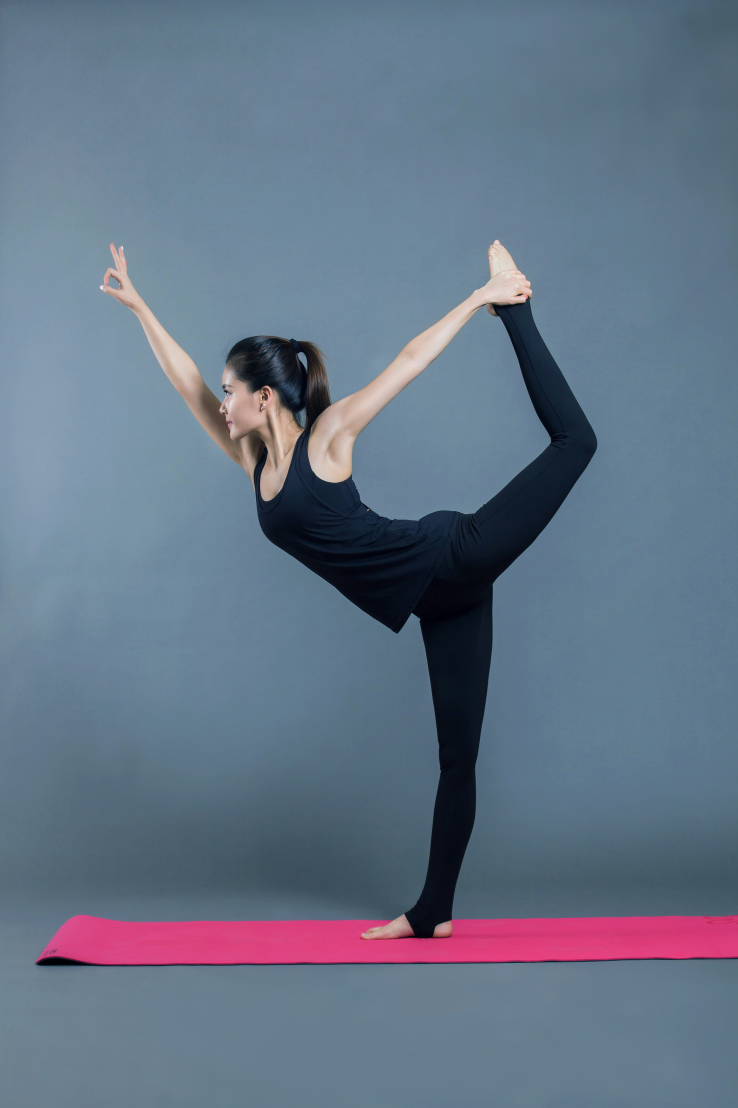
#> input picture media/pose1.jpg, 3690 x 5536 px (shown at 1/5 size)
$ jupyter execute --allow-errors OpenPose.ipynb
#> lines starting #> are read from the running program, lines starting #| are printed output that depends on the picture
[cell 1]
import cv2
import matplotlib.pyplot as plt

#> (a cell that did not finish here is left out)

[cell 3]
inWidth = 368
inHeight = 368
thr = 0.11

[cell 4]
BODY_PARTS = { "Nose": 0, "Neck": 1, "RShoulder": 2, "RElbow": 3, "RWrist": 4,
                   "LShoulder": 5, "LElbow": 6, "LWrist": 7, "RHip": 8, "RKnee": 9,
                   "RAnkle": 10, "LHip": 11, "LKnee": 12, "LAnkle": 13, "REye": 14,
                   "LEye": 15, "REar": 16, "LEar": 17, "Background": 18 }

POSE_PAIRS = [ ["Neck", "RShoulder"], ["Neck", "LShoulder"], ["RShoulder", "RElbow"],
                   ["RElbow", "RWrist"], ["LShoulder", "LElbow"], ["LElbow", "LWrist"],
                   ["Neck", "RHip"], ["RHip", "RKnee"], ["RKnee", "RAnkle"], ["Neck", "LHip"],
                   ["LHip", "LKnee"], ["LKnee", "LAnkle"], ["Neck", "Nose"], ["Nose", "REye"],
                   ["REye", "REar"], ["Nose", "LEye"], ["LEye", "LEar"] ]

[cell 5]
img = cv2.imread("media/pose1.jpg")
#> img is the input picture: shape (5536, 3690, 3); mean B, G, R 135.2, 116.3, 101
#> (the rest of this cell did not finish here and is left out)

[cell 6]
def pose_estimation(frame):
    frameWidth = frame.shape[1]
#> frameWidth = 3690
    frameHeight = frame.shape[0]
#> frameHeight = 5536
    net.setInput(cv2.dnn.blobFromImage(frame, 1.0, (inWidth, inHeight), (127.5, 127.5, 127.5), swapRB=True, crop=False))
    out = net.forward()
    out = out[:, :19, :, :]

    assert(len(BODY_PARTS) == out.shape[1])

    points = []

    for i in range(len(BODY_PARTS)):
        # Slice heatmap of corresponding body's part.
        heatMap = out[0, i, :, :]

        # Originally, we try to find all the local maximums. To simplify a sample
        # we just find a global one. However only a single pose at the same time
        # could be detected this way.
        _, conf, _, point = cv2.minMaxLoc(heatMap)
        x = (frameWidth * point[0]) / out.shape[3]
        y = (frameHeight * point[1]) / out.shape[2]

        # Add a point if it's confidence is higher than threshold.
        points.append((int(x), int(y)) if conf > thr else None)

    for pair in POSE_PAIRS:
        partFrom = pair[0]
        partTo = pair[1]
        assert(partFrom in BODY_PARTS)
        assert(partTo in BODY_PARTS)

        idFrom = BODY_PARTS[partFrom]
        idTo = BODY_PARTS[partTo]

        if points[idFrom] and points[idTo]:
            cv2.line(frame, points[idFrom], points[idTo], (0, 255, 0), 3)
            cv2.ellipse(frame, points[idFrom], (3, 3), 0, 0, 360, (0, 0, 255), cv2.FILLED)
            cv2.ellipse(frame, points[idTo], (3, 3), 0, 0, 360, (0, 0, 255), cv2.FILLED)

    t, _ = net.getPerfProfile()
    freq = cv2.getTickFrequency() / 1000
    cv2.putText(frame, '%.2fms' % (t / freq), (10, 20), cv2.FONT_HERSHEY_SIMPLEX, 0.5, (0, 0, 0))

    return frame

#> (a cell that did not finish here is left out)

[cell 8]
img = cv2.imread("media/pose3.jpg")
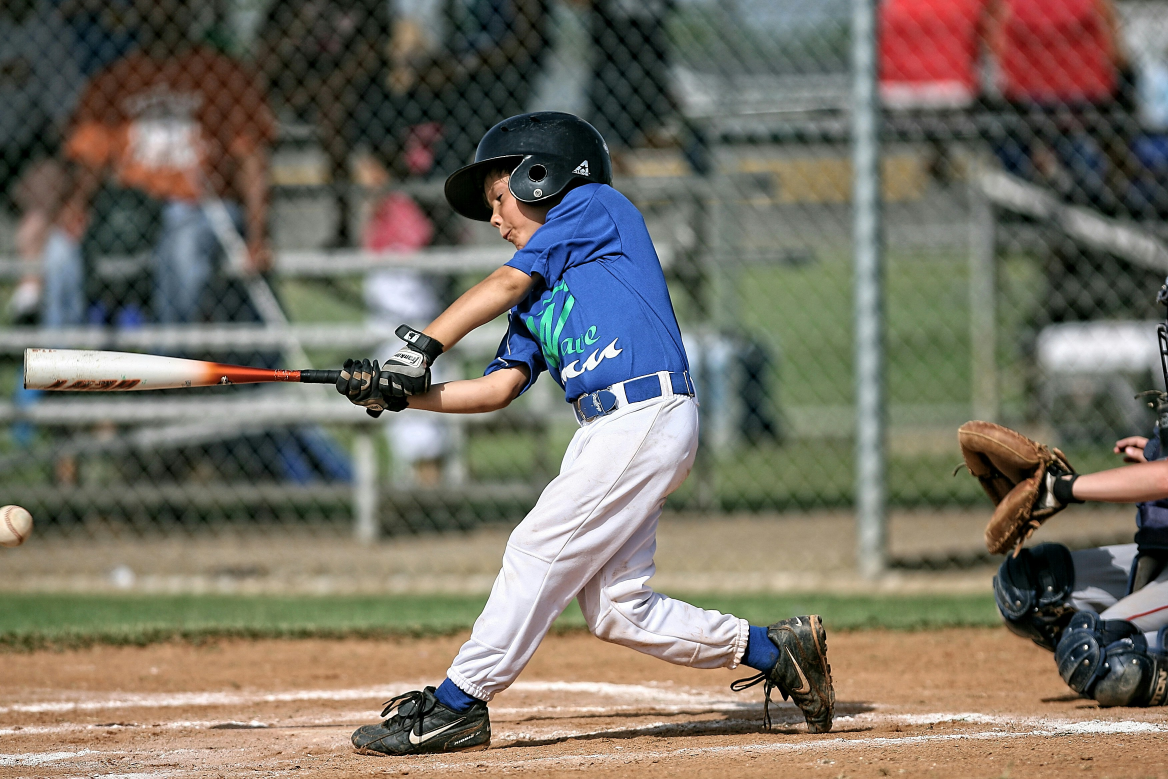
#> input picture media/pose3.jpg, 3504 x 2336 px (shown at 1/3 size)
#> img is the input picture: shape (2336, 3504, 3); mean B, G, R 100.9, 112.4, 118.1
#> (the rest of this cell did not finish here and is left out)

[cell 9]
img = cv2.imread("media/pose4.jpg")
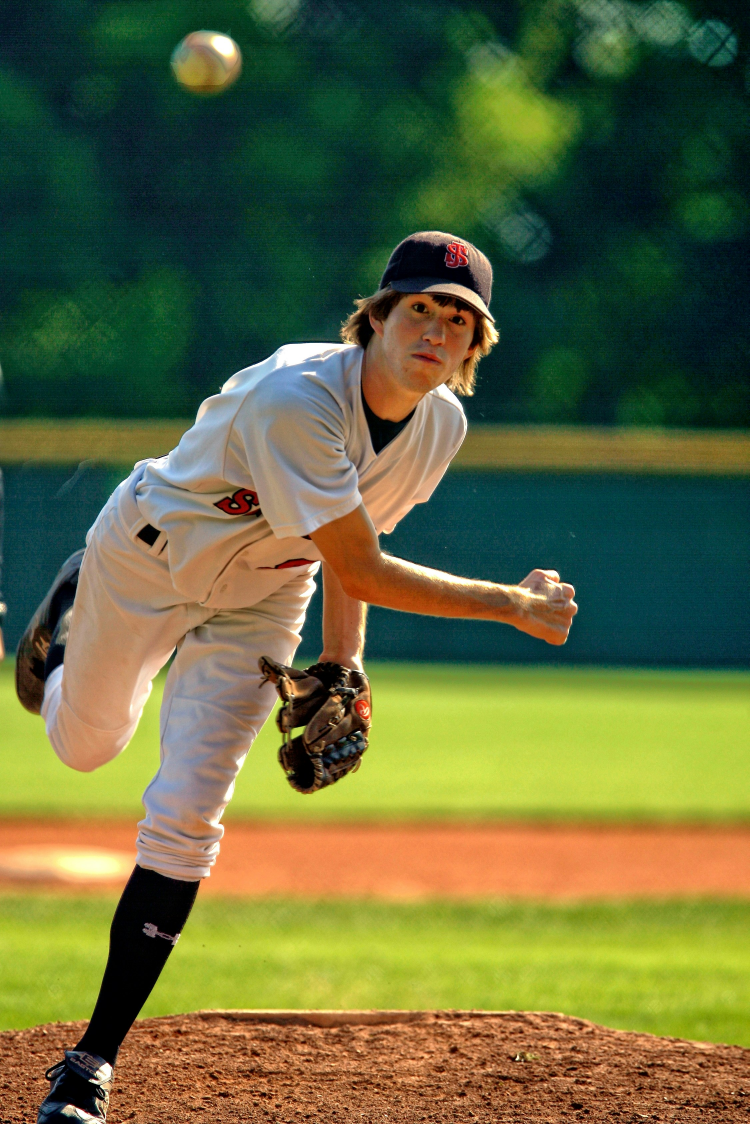
#> input picture media/pose4.jpg, 2248 x 3372 px (shown at 1/3 size)
#> img is the input picture: shape (3372, 2248, 3); mean B, G, R 60.6, 104.9, 99
#> (the rest of this cell did not finish here and is left out)

[cell 10]
img = cv2.imread("media/pose7.jpg")
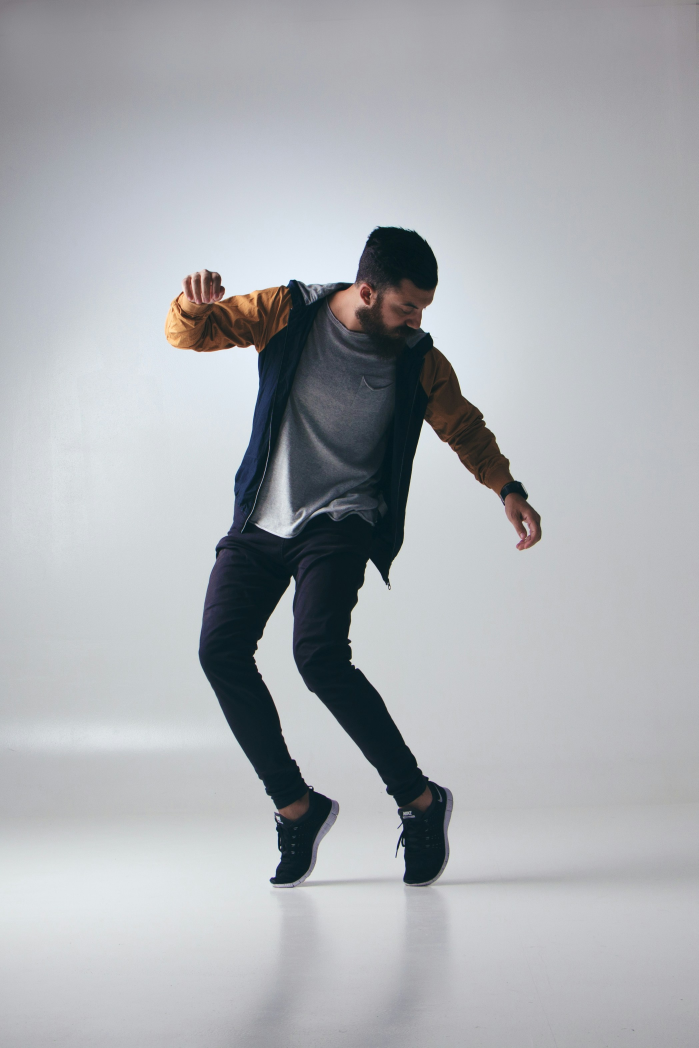
#> input picture media/pose7.jpg, 2095 x 3143 px (shown at 1/3 size)
#> img is the input picture: shape (3143, 2095, 3); mean B, G, R 178.9, 174.7, 171.9
#> (the rest of this cell did not finish here and is left out)

[cell 11]
img = cv2.imread("media/pose12.jpeg")
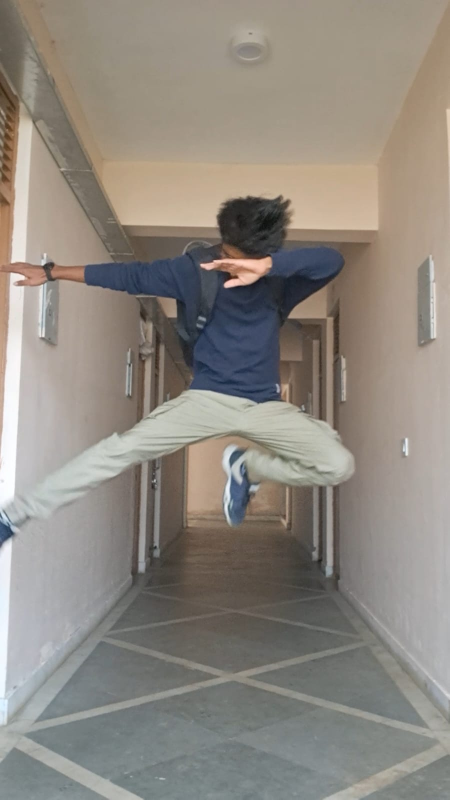
#> input picture media/pose12.jpeg, 899 x 1599 px (shown at 1/2 size)
#> img is the input picture: shape (1599, 899, 3); mean B, G, R 128.4, 136.5, 142.7
#> (the rest of this cell did not finish here and is left out)

[cell 12]
img = cv2.imread("media/demo.jpg")
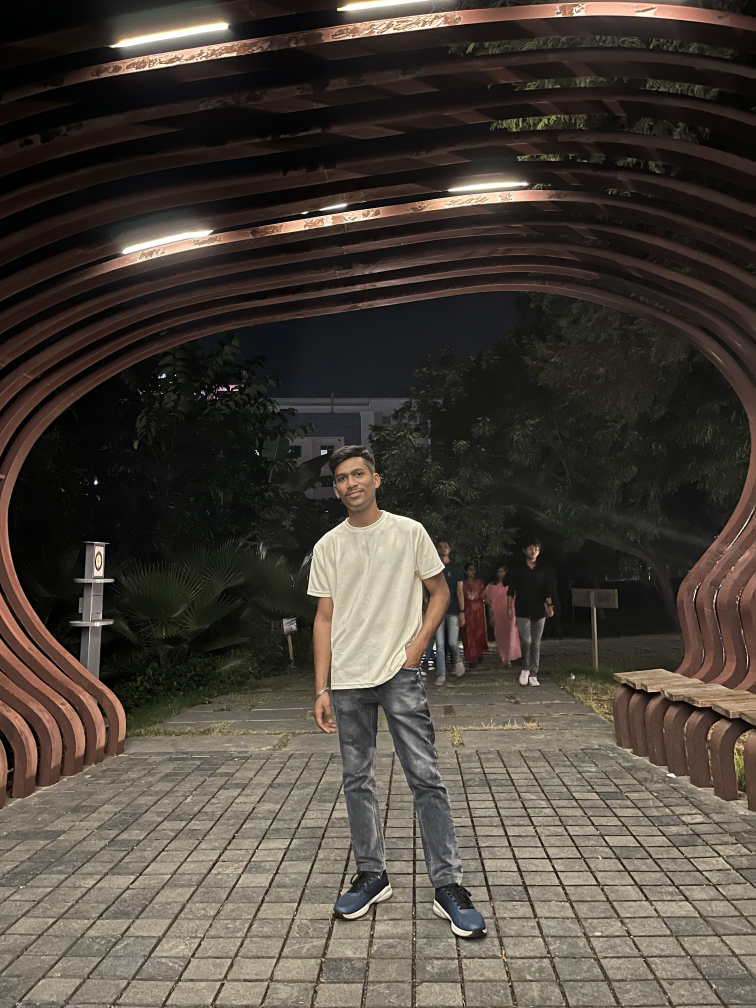
#> input picture media/demo.jpg, 3024 x 4032 px (shown at 1/4 size)
#> img is the input picture: shape (4032, 3024, 3); mean B, G, R 58.7, 66.6, 74.1
#> (the rest of this cell did not finish here and is left out)
